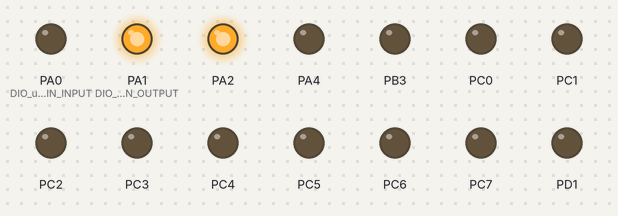
Bench run of a program on a simulated ATmega32, built with avr-gcc and emulated at 8 MHz. Shown: output pins drawn as LEDs (lit = HIGH). Pins used as bus, display or sensor lines are not drawn.

Above: at 0.05 s.
At 2.85 s:
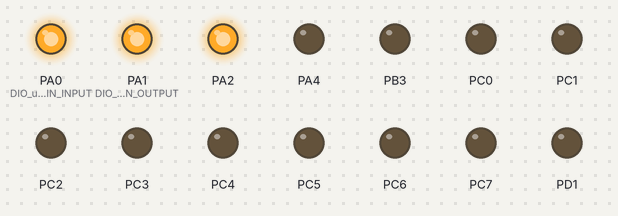
Timing chart, 0 to 3.1 s (numbered marks = the images above):
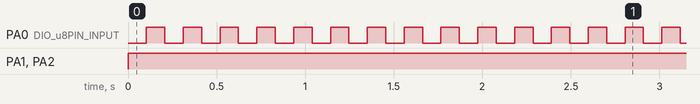

The program:

main.c
```c
/*
 * main.c
 *
 *  Created on: Sep 10, 2023
 *      Author: sohai
 */
#include "../LIB/STD_TYPES.h"
#include "../LIB/BIT_MATH.h"
#include "../MCAL/DIO/DIO_interface.h"
#include "../MCAL/PORT/PORT_interface.h"
#include "../MCAL/SPI/SPI_interface.h"
#include "../MCAL/EXTI/EXTI_interface.h"
#include "../MCAL/GIE/GIE_interface.h"
#include "../HAL/LCD/LCD_config.h"
#include "../HAL/LCD/LCD_interface.h"
#include <util/delay.h>
#include <string.h>

static u8 Global_u8ReceivedData = 0;
void SPI_voidCallBack();

u8 Local_u8Data = 1;
void main() {
	PORT_voidInit();
	SPI_VoidMasterInit();
	GIE_voidEnable();
	u8 Local_u8ReceivedData[3] ;
	u8* Local_pu8TransmittedData = "aaa";
	while (1) {
		SPI_u8TransceiveStringAsync(Local_pu8TransmittedData, &Local_u8ReceivedData,3 ,
				SPI_voidCallBack);
		Local_u8Data = !Local_u8Data;
		Local_pu8TransmittedData = Local_u8Data ? "bbb" : "aaa";
		_delay_ms(100);

	}
}

//void main() {
//	PORT_voidInit();
//	SPI_VoidSlaveInit();
//	while (1) {
//		SPI_VoidTransceiveAsync(2, &Global_u8ReceivedData, SPI_voidCallBack);
//		_delay_ms(10);
//	}
//}

void SPI_voidCallBack() {
	if (Local_u8Data)
		DIO_u8SetPinValue(DIO_u8PORTA, DIO_u8PIN0, DIO_u8PIN_HIGH);
	else
		DIO_u8SetPinValue(DIO_u8PORTA, DIO_u8PIN0, DIO_u8PIN_LOW);
//	if (Global_u8ReceivedData == 1)
//		DIO_u8SetPinValue(DIO_u8PORTA, DIO_u8PIN0, DIO_u8PIN_HIGH);
//	else if (Global_u8ReceivedData == 0)
//		DIO_u8SetPinValue(DIO_u8PORTA, DIO_u8PIN0, DIO_u8PIN_LOW);
}
```

LCD_config.h
```c
//
// Created by sohai on 9/13/2023.
//

#ifndef LCD_PROGRAM_C_LCD_CONFIG_H
#define LCD_PROGRAM_C_LCD_CONFIG_H


#define LCD_DATA_PORT   DIO_u8PORTC
#define LCD_CTR_PORT   DIO_u8PORTB

#define LCD_RS_PIN   DIO_u8PIN0
#define LCD_RW_PIN   DIO_u8PIN1
#define LCD_E_PIN    DIO_u8PIN2


/* Defining some commands */

// Function Set
#define FUNC_SET_SMALL_ONE_LINE 0b00110000
#define FUNC_SET_BIG_ONE_LINE 0b00110100
#define FUNC_SET_SMALL_TWO_LINE 0b00111000
#define FUNC_SET_BIG_TWO_LINE 0b00111100

// DISPLAY ON/OFF
#define DISPLAY_ON_NO_CURSOR 0b00001100
#define DISPLAY_ON_CURSOR 0b00001110
#define DISPLAY_ON_BLINK 0b00001101
#define DISPLAY_OFF 0b00001000

//DISPLAY CLEAR
#define DISPLAY_CLEAR 1

//ENTRY MODE SET
#define MODE_SET_INC_SHIFTING 7
#define MODE_SET_INC_NO_SHIFTING 6
#define MODE_SET_DEC_SHIFTING 5
#define MODE_SET_DEC_NO_SHIFTING 4

// CURSOR AND DISPLAY SHIFTING
#define SHIFT_CURSOR_LEFT 0b00010000
#define SHIFT_CURSOR_RIGHT 0b00010100
#define SHIFT_DISPLAY_LEFT 0b00011000
#define SHIFT_DISPLAY_RIGHT 0b00011100

//RETURN HOME
#define RETURN_HOME 2

#define LCD_WRITE_FROM_LEFT 0
#define LCD_WRITE_FROM_RIGHT 1

#endif //LCD_PROGRAM_C_LCD_CONFIG_H
```

LCD_interface.h
```c
//
// Created by sohai on 9/13/2023.
//

#ifndef LCD_PROGRAM_C_LCD_INTERFACE_H
#define LCD_PROGRAM_C_LCD_INTERFACE_H

#define LCD_CHARACTERS_PER_LINE

void LCD_voidSendCommand(u8 Copy_u8Command);

void LCD_voidSendData(u8 Copy_u8Data);

void LCD_voidSendString(pu8 Copy_pu8Data);

void LCD_voidInit();

void LCD_voidShiftDisplayRight(u8 Copy_u8ShiftingNumber);

void LCD_voidShiftDisplayLeft(u8 Copy_u8ShiftingNumber);

void LCD_voidSetDDRAMAddress(u8 x, u8 y);

void LCD_voidWriteSpecialCharacter(pu8 Copy_pu8Character, u8 Copy_u8CharacterPos, u8 Copy_u8X, u8 Copy_u8Y, u8 Copy_u8Direction);

void LCD_voidWriteSpecialString(u8 Copy_pu8String[][8], u8 Copy_u8NumberOfCharacters, u8 Copy_u8Direction, u8 Copy_u8X, u8 Copy_u8Y);

void LCD_voidWriteNumber(f64 Copy_s64Number);

#endif //LCD_PROGRAM_C_LCD_INTERFACE_H
```

LCD_program.c
```c
#include "../../LIB/STD_TYPES.h"
#include "../../LIB/BIT_MATH.h"
#include <util/delay.h>
#include "LCD_config.h"
#include "LCD_interface.h"
#include "../../MCAL/DIO/DIO_interface.h"

void LCD_voidSendCommand(u8 Copy_u8Command) {
	DIO_u8SetPinValue(LCD_CTR_PORT, LCD_RS_PIN, DIO_u8PIN_LOW);
	DIO_u8SetPinValue(LCD_CTR_PORT, LCD_RW_PIN, DIO_u8PIN_LOW);
	DIO_u8SetPortValue(LCD_DATA_PORT, Copy_u8Command);
	DIO_u8SetPinValue(LCD_CTR_PORT, LCD_E_PIN, DIO_u8PIN_HIGH);
	_delay_ms(4);
	DIO_u8SetPinValue(LCD_CTR_PORT, LCD_E_PIN, DIO_u8PIN_LOW);

}
;

void LCD_voidSendData(u8 Copy_u8Data) {
	DIO_u8SetPinValue(LCD_CTR_PORT, LCD_RS_PIN, DIO_u8PIN_HIGH);
	DIO_u8SetPinValue(LCD_CTR_PORT, LCD_RW_PIN, DIO_u8PIN_LOW);
	DIO_u8SetPortValue(LCD_DATA_PORT, Copy_u8Data);
	DIO_u8SetPinValue(LCD_CTR_PORT, LCD_E_PIN, DIO_u8PIN_HIGH);
	_delay_ms(4);
	DIO_u8SetPinValue(LCD_CTR_PORT, LCD_E_PIN, DIO_u8PIN_LOW);

}
;

void LCD_voidSendString(pu8 Copy_pu8Data) {
	u8 i = 0;
	while (Copy_pu8Data[i] != '\0') {
		LCD_voidSendData(Copy_pu8Data[i]);
		i++;
	}
}
;

void LCD_voidInit() {
//	DIO_u8SetPortDirection(LCD_DATA_PORT, DIO_u8PORT_OUTPUT);
//	DIO_u8SetPinDirection(LCD_CTR_PORT, LCD_RW_PIN, DIO_u8PIN_OUTPUT);
//	DIO_u8SetPinDirection(LCD_CTR_PORT, LCD_RS_PIN, DIO_u8PIN_OUTPUT);
//	DIO_u8SetPinDirection(LCD_CTR_PORT, LCD_E_PIN, DIO_u8PIN_OUTPUT);

	_delay_ms(40);
	LCD_voidSendCommand(FUNC_SET_SMALL_TWO_LINE);
	LCD_voidSendCommand(DISPLAY_ON_NO_CURSOR);
	LCD_voidSendCommand(DISPLAY_CLEAR);
}
;

void LCD_voidShiftDisplayRight(u8 Copy_u8ShiftingNumber) {
	for (u8 i = 0; i < Copy_u8ShiftingNumber; i++) {
		_delay_ms(100);
		LCD_voidSendCommand(SHIFT_DISPLAY_RIGHT);
	}
}

void LCD_voidShiftDisplayLeft(u8 Copy_u8ShiftingNumber) {
	for (u8 i = 0; i < Copy_u8ShiftingNumber; i++) {
		_delay_ms(100);
		LCD_voidSendCommand(SHIFT_DISPLAY_LEFT);
	}
}

void LCD_voidSetDDRAMAddress(u8 Copy_u8Y, u8 Copy_u8X) {
	u8 Local_u8NewAddress = 0b10000000;
	Local_u8NewAddress += ((Copy_u8Y * 0x40) + Copy_u8X);
	LCD_voidSendCommand(Local_u8NewAddress);
}

void LCD_voidWriteSpecialCharacter(pu8 Copy_pu8Character,
		u8 Copy_u8CharacterPos, u8 Copy_u8X, u8 Copy_u8Y, u8 Copy_u8Direction) {
	u8 Local_u8NewAddress = 0b01000000;
	LCD_voidSendCommand(Local_u8NewAddress + (8 * Copy_u8CharacterPos));

	for (int i = 0; i < 8; ++i)
		LCD_voidSendData(Copy_pu8Character[i]);

	if (Copy_u8Direction == LCD_WRITE_FROM_LEFT)
		LCD_voidSetDDRAMAddress(Copy_u8Y, Copy_u8X);
	else
		LCD_voidSetDDRAMAddress(Copy_u8Y, 15 - Copy_u8X);
	LCD_voidSendData(Copy_u8CharacterPos);
}

void LCD_voidWriteSpecialString(u8 Copy_pu8String[][8],
		u8 Copy_u8NumberOfCharacters, u8 Copy_u8Direction, u8 Copy_u8X,
		u8 Copy_u8Y) {
	for (int i = 0; i < Copy_u8NumberOfCharacters; ++i) {
		LCD_voidWriteSpecialCharacter(Copy_pu8String[i], i, Copy_u8X + i,
				Copy_u8Y, Copy_u8Direction);
	}
}
void LCD_voidWriteNumber(f64 Copy_f64Number) {
	if (Copy_f64Number < 0) {
		LCD_voidSendData('-');
		Copy_f64Number *= -1;
	} else if (Copy_f64Number == 0) {
		LCD_voidSendData('0');
		return;
	}
	s64 Local_s64CopyNumber = (s64) Copy_f64Number;
	u8 Local_u8NumberDigits = 0;
	while (Local_s64CopyNumber != 0) {
		Local_u8NumberDigits++;
		Local_s64CopyNumber /= 10;
	}
	Local_s64CopyNumber = (s64) Copy_f64Number;
	u8 Local_u8arrStringData[Local_u8NumberDigits];
	if (Local_s64CopyNumber != 0) {
		while (Local_s64CopyNumber != 0) {
			Local_u8arrStringData[--Local_u8NumberDigits] = (Local_s64CopyNumber
					% 10) + '0';
			Local_s64CopyNumber /= 10;
		}
		LCD_voidSendString(Local_u8arrStringData);
	} else {
		LCD_voidSendData('0');
	}
	Local_s64CopyNumber = (s64) Copy_f64Number;
	if (Local_s64CopyNumber != Copy_f64Number) {
		LCD_voidSendData('.');
		Copy_f64Number *= 1000;
		Local_s64CopyNumber *= 1000;
		Local_s64CopyNumber = (s64) Copy_f64Number - Local_s64CopyNumber;
//		Copy_f64Number -= Local_s64CopyNumber;
//		Local_s64CopyNumber = ((s64)Copy_f64Number * 1000);
		u8 Local_u8FloatDigits = 4;
		s32 Local_u8Temp = 0;
		while (--Local_u8FloatDigits) {
			Local_u8Temp = (Local_u8Temp * 10) + (Local_s64CopyNumber % 10);
			Local_s64CopyNumber /= 10;
		}
		Local_u8FloatDigits = 4;
		while (--Local_u8FloatDigits) {
			LCD_voidSendData((Local_u8Temp % 10) + '0');
			Local_u8Temp /= 10;
		}
//		LCD_voidSendString(Local_u8arrStringData);
	}
}
```

BIT_MATH.h
```c
/***************************************************************************************/
/****************************  IMT School Training Center ******************************/
/***************************************************************************************/
/** This file is developed by IMT School training center, All copyrights are reserved **/
/***************************************************************************************/
#ifndef _BIT_MATH_H
#define _BIT_MATH_H

#define SET_BIT(Reg,Bit)         	Reg|=(1<<Bit)
#define CLR_BIT(Reg,Bit)         	Reg&=~(1<<Bit)
#define GET_BIT(Reg,Bit)         	((Reg>>Bit)&(1))
#define RSHFT_REG(Reg,No)        	Reg=(Reg>>No)
#define LSHFT_REG(Reg,No)        	Reg=(Reg<<No)
#define CRSHFT_REG(Reg,No)       	Reg=((Reg<<No)|(Reg>>(sizeof((Reg)*8)-(No))))
#define CLSHFT_REG(Reg,No)       	Reg=((Reg>>No)|(Reg<<(sizeof((Reg)*8)-(No))))
#define ASSIGN_REG(Reg,Value)       Reg=Value
#define SET_REG(Reg)             	Reg=~(0)
#define CLR_REG(Reg)             	Reg=(0)
#define TGL_BIT(Reg,Bit)         	Reg^=(1<<Bit)
#define TGL_REG(Reg,Bit)         	Reg^=~(0)
#define SET_H_NIB(Reg)           	Reg|=(0xF0)
#define SET_L_NIB(Reg)           	Reg|=(0x0F)
#define CLR_H_NIB(Reg)           	Reg&=(0x0F)
#define CLR_L_NIB(Reg)           	Reg&=(0xF0)
#define GET_H_NIB(Reg)              (Reg&(0xF0))>>4
#define GET_L_NIB(Reg)           	Reg&(0x0F))
#define ASSIGN_H_NIB(Reg_Value)     Reg=(Reg & 0x0F)|(Value<<4)
#define ASSIGN_L_NIB(Reg_Value)     Re0 =(Reg & 0xF0) | (Value)
#define TGL_H_NIB(Reg)              Reg^=(0xF0)
#define TGL_L_NIB(Reg)              Reg^=(0x0F)
#define SWAP_NIB(Reg)               Reg=((Reg<<4)|(Reg>>4))

#define CONC(B7,B6,B5,B4,B3,B2,B1,B0)			CONC_HELPER(B7,B6,B5,B4,B3,B2,B1,B0)
#define CONC_HELPER(B7,B6,B5,B4,B3,B2,B1,B0)		0b##B7##B6##B5##B4##B3##B2##B1##B0

#endif
```

STD_TYPES.h
```c
/***************************************************************************************/
/****************************  IMT School Training Center ******************************/
/***************************************************************************************/
/** This file is developed by IMT School training center, All copyrights are reserved **/
/***************************************************************************************/
#ifndef _STD_TYPES_H
#define _STD_TYPES_H

/*  Unsigned Type  */

typedef unsigned char       u8;
typedef unsigned short int  u16;
typedef unsigned long int   u32;
typedef unsigned long long  u64;


/* Signed Type */

typedef signed char         s8;
typedef signed short int    s16;
typedef signed long int     s32;
typedef signed long long    s64;


/*  Unsigned Type  */

typedef unsigned char*       pu8;
typedef unsigned short int*  pu16;
typedef unsigned long int*   pu32;
typedef unsigned long long*  pu64;


/* Signed Type */

typedef signed char*         ps8;
typedef signed short int*    ps16;
typedef signed long int*     ps32;
typedef signed long long*    ps64;


/*  Float Type */

typedef float              f32;
typedef double             f64;
typedef long double        f128;

typedef double*             pf64;

/*NULL MACRO */
#define NULL				 0
#define OK                   0
#define NOT_OK               1

/* Func States  */
#define IDLE 			0
#define BUSY			1

/* My States  */
#define OK           	0
#define NOT_OK          1
#define NULL_POINTER 	2
#define BUSY_STATE	 	3
#define TIMEOUT_STATE   4


#endif
```

DIO_config.h
```c
//
// Created by sohai on 9/10/2023.
//

#ifndef DIO_CONFIG_H
#define DIO_CONFIG_H


#endif
```

DIO_interface.h
```c
#ifndef DIO_INTERFACE_H
#define DIO_INTERFACE_H


#define DIO_u8PIN_OUTPUT 1
#define DIO_u8PIN_INPUT 0

#define DIO_u8PORT_OUTPUT 0xff
#define DIO_u8PORT_INPUT 0

#define DIO_u8PIN_HIGH 1
#define DIO_u8PIN_LOW 0

#define DIO_u8PORT_HIGH 0xff
#define DIO_u8PORT_LOW 0

#define DIO_u8PORTA 0
#define DIO_u8PORTB 1
#define DIO_u8PORTC 2
#define DIO_u8PORTD 3

#define DIO_u8PIN0 0
#define DIO_u8PIN1 1
#define DIO_u8PIN2 2
#define DIO_u8PIN3 3
#define DIO_u8PIN4 4
#define DIO_u8PIN5 5
#define DIO_u8PIN6 6
#define DIO_u8PIN7 7


u8 DIO_u8SetPinDirection(u8 Copy_u8Port, u8 Copy_u8Pin, u8 Copy_u8Direction);

u8 DIO_u8SetPortDirection(u8 Copy_u8Port, u8 Copy_u8Direction);

u8 DIO_u8SetPinValue(u8 Copy_u8Port, u8 Copy_u8Pin, u8 Copy_u8Value);

u8 DIO_u8SetPortValue(u8 Copy_u8Port, u8 Copy_u8Value);

u8 DIO_u8GetPinValue(u8 Copy_u8Port, u8 Copy_u8Pin, pu8 Copy_pu8Value);


#endif
```

DIO_private.h
```c
#ifndef DIO_PRIVATE_H
#define DIO_PRIVATE_H


#endif
```

DIO_program.c
```c
#include "../../LIB//STD_TYPES.h"
#include "../../LIB//BIT_MATH.h"
#include "DIO_register.h"
#include "DIO_interface.h"
#include "DIO_config.h"
#include "DIO_private.h"

u8 static portChecker(u8 Copy_u8Port) {
    return Copy_u8Port > DIO_u8PORTD;
}

u8 static pinChecker(u8 Copy_u8Pin) {
    return Copy_u8Pin > DIO_u8PIN7;
}

u8 static directionChecker(u8 Copy_u8Direction) {
    return Copy_u8Direction > DIO_u8PIN_OUTPUT;
}

u8 DIO_u8SetPinDirection(u8 Copy_u8Port, u8 Copy_u8Pin, u8 Copy_u8Direction) {
    if (portChecker(Copy_u8Port) || pinChecker(Copy_u8Pin)
        || directionChecker(Copy_u8Direction))
        return 1;
    if (Copy_u8Direction == DIO_u8PIN_OUTPUT)
        switch (Copy_u8Port) {
            case DIO_u8PORTA:
                SET_BIT(DDRA, Copy_u8Pin);
                break;
            case DIO_u8PORTB:
                SET_BIT(DDRB, Copy_u8Pin);
                break;
            case DIO_u8PORTC:
                SET_BIT(DDRC, Copy_u8Pin);
                break;
            case DIO_u8PORTD:
                SET_BIT(DDRD, Copy_u8Pin);
                break;
        }
    else
        switch (Copy_u8Port) {
            case DIO_u8PORTA:
                CLR_BIT(DDRA, Copy_u8Pin);
                break;
            case DIO_u8PORTB:
                CLR_BIT(DDRB, Copy_u8Pin);
                break;
            case DIO_u8PORTC:
                CLR_BIT(DDRC, Copy_u8Pin);
                break;
            case DIO_u8PORTD:
                CLR_BIT(DDRD, Copy_u8Pin);
                break;
        }

    return 0;
}

u8 DIO_u8SetPortDirection(u8 Copy_u8Port, u8 Copy_u8Direction) {
    if (portChecker(Copy_u8Port) )
        return 1;
    switch (Copy_u8Port) {
        case DIO_u8PORTA:
            DDRA = Copy_u8Direction;
            break;
        case DIO_u8PORTB:
            DDRB = Copy_u8Direction;
            break;
        case DIO_u8PORTC:
            DDRC = Copy_u8Direction;
            break;
        case DIO_u8PORTD:
            DDRD = Copy_u8Direction;
            break;
    }
    return 0;

}

u8 DIO_u8SetPinValue(u8 Copy_u8Port, u8 Copy_u8Pin, u8 Copy_u8Value) {
    if (portChecker(
            Copy_u8Port) || pinChecker(Copy_u8Pin) || Copy_u8Value > DIO_u8PIN_HIGH)
        return 1;
    if (Copy_u8Value == DIO_u8PIN_HIGH)
        switch (Copy_u8Port) {
            case DIO_u8PORTA:
                SET_BIT(PORTA, Copy_u8Pin);
                break;
            case DIO_u8PORTB:
                SET_BIT(PORTB, Copy_u8Pin);
                break;
            case DIO_u8PORTC:
                SET_BIT(PORTC, Copy_u8Pin);
                break;
            case DIO_u8PORTD:
                SET_BIT(PORTD, Copy_u8Pin);
                break;
        }
    else
        switch (Copy_u8Port) {
            case DIO_u8PORTA:
                CLR_BIT(PORTA, Copy_u8Pin);
                break;
            case DIO_u8PORTB:
                CLR_BIT(PORTB, Copy_u8Pin);
                break;
            case DIO_u8PORTC:
                CLR_BIT(PORTC, Copy_u8Pin);
                break;
            case DIO_u8PORTD:
                CLR_BIT(PORTD, Copy_u8Pin);
                break;
        }

    return 0;
}

u8 DIO_u8SetPortValue(u8 Copy_u8Port, u8 Copy_u8Value) {
    if (portChecker(Copy_u8Port) )
        return 1;

    switch (Copy_u8Port) {
        case DIO_u8PORTA:
            PORTA = Copy_u8Value;
            break;
        case DIO_u8PORTB:
            PORTB = Copy_u8Value;
            break;
        case DIO_u8PORTC:
            PORTC = Copy_u8Value;
            break;
        case DIO_u8PORTD:
            PORTD = Copy_u8Value;
            break;
    }
    return 0;

}

u8 DIO_u8GetPinValue(u8 Copy_u8Port, u8 Copy_u8Pin, pu8 Copy_pu8Value) {
    if (portChecker(
            Copy_u8Port) || pinChecker(Copy_u8Pin) || Copy_pu8Value == NULL)
        return 1;
    switch (Copy_u8Port) {
        case DIO_u8PORTA:
            *Copy_pu8Value = GET_BIT(PINA, Copy_u8Pin);
            break;
        case DIO_u8PORTB:
            *Copy_pu8Value = GET_BIT(PINB, Copy_u8Pin);
            break;
        case DIO_u8PORTC:
            *Copy_pu8Value = GET_BIT(PINC, Copy_u8Pin);
            break;
        case DIO_u8PORTD:
            *Copy_pu8Value = GET_BIT(PIND, Copy_u8Pin);
            break;
    }
    return 0;
}
```

DIO_register.h
```c
#ifndef DIO_REGISTER_H
#define DIO_REGISTER_H

#define PORTA    *((volatile pu8) 0x3B)
#define DDRA    *((volatile pu8) 0x3A)
#define PINA    *((volatile pu8) 0x39)

#define PORTB    *((volatile pu8) 0x38)
#define DDRB    *((volatile pu8) 0x37)
#define PINB    *((volatile pu8) 0x36)

#define PORTC    *((volatile pu8) 0x35)
#define DDRC    *((volatile pu8) 0x34)
#define PINC    *((volatile pu8) 0x33)

#define PORTD    *((volatile pu8) 0x32)
#define DDRD    *((volatile pu8) 0x31)
#define PIND    *((volatile pu8) 0x30)

#endif
```

EXTI_config.h
```c
//
// Created by sohai on 10/6/2023.
//

#ifndef EXTI_CONFIG_H
#define EXTI_CONFIG_H


#endif //EXTI_CONFIG_H
```

EXTI_interface.h
```c
//
// Created by sohai on 10/6/2023.
//

#ifndef EXTI_INTERFACE_H
#define EXTI_INTERFACE_H

#define EXTI_INT0 0
#define EXTI_INT1 1
#define EXTI_INT2 2

/* Edge Source */
#define EXTI_RISING_EDGE    0
#define EXTI_FALLING_EDGE   1
#define EXTI_ON_CHANGE      2
#define EXTI_LOW_LEVEL      3

u8 EXTI_u8EXTIEnable(u8 Copy_u8EXTIIndex , u8 Copy_u8EdgeIndex);
u8 EXTI_u8EXTIDisable(u8 Copy_u8EXTIIndex);
u8 EXTI_u8SetSenceControl(u8 Copy_u8EXTIIndex, u8 Copy_u8EdgeIndex);
u8 EXTI_u8EXTISetCallBack(u8 Copy_u8EXTIIndex , void (*Copy_fPtr) (void));
#endif //EXTI_INTERFACE_H
```

EXTI_private.h
```c
//
// Created by sohai on 10/6/2023.
//

#ifndef EXTI_PRIVATE_H
#define EXTI_PRIVATE_H


#endif //EXTI_PRIVATE_H
```

GIE_config.h
```c
//
// Created by sohai on 10/6/2023.
//

#ifndef GIE_CONFIG_H
#define GIE_CONFIG_H


#endif //GIE_CONFIG_H
```

GIE_interface.h
```c
//
// Created by sohai on 10/6/2023.
//

#ifndef GIE_INTERFACE_H
#define GIE_INTERFACE_H

void GIE_voidEnable();
void GIE_voidDisable();

#endif //GIE_INTERFACE_H
```

GIE_private.h
```c
//
// Created by sohai on 10/7/2023.
//

#ifndef GIE_PRIVATE_H
#define GIE_PRIVATE_H


#endif //GIE_PRIVATE_H
```

GIE_register.h
```c
//
// Created by sohai on 10/7/2023.
//

#ifndef GIE_REGISTER_H
#define GIE_REGISTER_H

#define SREG *((volatile pu8) 0x5F)
#define SREG_I 7

#endif //GIE_REGISTER_H
```

Source omitted: EXTI_program_.c (6679 bytes), EXTI_register.h (725 bytes), GIE_program_.c (318 bytes), PORT_config.h (2221 bytes), PORT_interface.h (146 bytes), PORT_prgram.c (447 bytes), PORT_private.h (1608 bytes), PORT_register.h (433 bytes), SPI_config.h (690 bytes), SPI_interface.h (1527 bytes), SPI_private.h (436 bytes), SPI_program_.c (6116 bytes) and 1 more

Measured:
- by itself, PA0 (DIO_u8PIN_INPUT): alternates HIGH for 0.10 s and LOW for 0.10 s
- by itself, PA1 (DIO_u8PIN_OUTPUT), PA2: LOW → HIGH at 0.00 s
